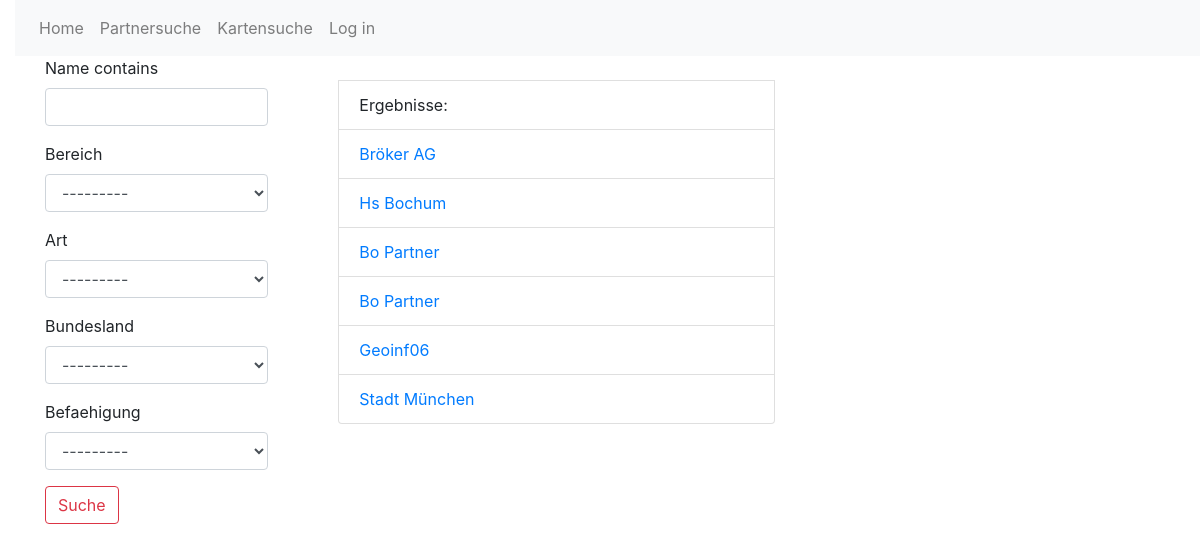
Page /firmen_gefiltert/ on the committed database.
### crm/models.py (models this page shows, shortened)
class Firma(models.Model):
    LISTE_BUNDESLAND = (
            ('BB', 'Brandenburg'),
            ('BE', 'Berlin'),
            ('BW', 'Baden-Wuerttemberg'),
            ('BY', 'Bayern'),
            ('HB', 'Bremen'),
            ('HE', 'Hessen'),
            ('HH', 'Hamburg'),
            ('MV', 'Mecklenburg-Vorpommern'),
            ('NI', 'Niedersachsen'),
            ('NW', 'Nordrhein-Westfalen'),
            ('RP', 'Rheinland-Pfalz'),
            ('SH', 'Schleswig-Holstein'),
            ('SL', 'Saarland'),
            ('SN', 'Sachsen'),
            ('ST', 'Sachsen-Anhalt'),
            ('TH', 'Thueringen'),
    )
    LISTE_ART = (
            ('Behoerde','Behoerde'),
            ('Firma','Firma'),
            ('Institut', 'Institut'),
            ('Verband', 'Verband')
    )
    LISTE_BEFAEHIGUNG = (
            ('Bacherlorarbeit', 'Bacherlorarbeit'),
            ('Masterarbeit', 'Masterarbeit'),
            ('Praktikum', 'Praktikum'),
            ('Exkursion', 'Exkursion')
    )
    LISTE_BEREICH = (
            ('Agrarwirtschaft','Agrarwirtschaft'),
            ('CAD','CAD'),
            ('Geo- und Landschaftsökologie','Geo- & Landschaftsökologie'),
            ('Geodäse und Vermessung','Geodäse und Vermessung'),
            ('Geodaten','Geodaten'),
            ('Geographie','Geographie'),
            ('Geoinformatik','Geoinformatik'),
            ('Geologie','Geologie'),
            ('Geomarketing','Geomarketing'),
            ('Geophysik','Geophysik'),
            ('Geowissenschaften','Geowissenschaften'),
            ('GIS','GIS'),
            ('GIS-Applikation','GIS-Applikation'),
            ('Hydrologie und Wasserbau','Hydrologie und Wasserbau'),
            ('Kartographie und Visualisierung','Kartographie und Visualisierung'),
            ('Meteorologie','Meteorologie'),
            ('Navigation und Telematik','Navigation und Telematik'),
            ('Photogrammetrie','Photogrammetrie'),
            ('Planung','Planung'),
            ('Raumordnung','Raumordnung'),
            ('Software-Entwicklung','Software-Entwicklung'),
            ('Umwelt- und Naturschutz','Umwelt- und Naturschutz'),
            ('Verkehr','Verkehr'),
            ('Vermessung','Vermessung')
    )
    name = models.CharField(max_length=100, blank=False)
    art = models.CharField(max_length=50, choices=LISTE_ART, null=True)
    freie_beschreibung = models.TextField(null=True, blank=True)
    strasse = models.CharField(max_length=100, blank=False)
    hausnummer = models.IntegerField(blank=False)
    hausnummerzusatz = models.CharField(max_length=10, null=True, blank=True)
    plz = models.IntegerField(blank=False)
    ort = models.CharField(max_length=50, blank=False)
    bundesland = models.CharField(max_length=2, blank=False, choices=LISTE_BUNDESLAND)
    land = models.CharField(max_length=50, blank=False)
    xKoordinate = models.FloatField(null=True, blank=True)
    yKoordinate = models.FloatField(null=True, blank=True)
    bereich = MultiSelectField(max_length=200, choices=LISTE_BEREICH, null=True, blank=True)
    befaehigung =  MultiSelectField(max_length=200, choices=LISTE_BEFAEHIGUNG, null=True, blank=True)
    class Meta:
        verbose_name_plural = "Firmen"

### crm/views.py (the view)
# urls.py: url(r'^firmen_gefiltert/$', views.firmen_gefiltert, name='firmen_gefiltert'),
def firmen_gefiltert(request):
    firmen_liste = Firma.objects.all()
    firmen_filter = Filter_Bereich(request.GET,queryset=firmen_liste)
    return render(request, 'bopartner/firmen_gefiltert.html', {'filter': firmen_filter})

### crm/templates/bopartner/firmen_gefiltert.html
{% extends 'bopartner/base.html' %}
{% load crispy_forms_tags %}
{% block content %}
<div class="container">
    <div class="row">
      <div class="col-4">
        <form method="get">
            {{ filter.form|crispy}}
          <button type="submit" class="btn btn-outline-danger btn-md">Suche</button>
        </form>
      </div>
      <div class="col-8">
          <ul>
            <br>
            <li class="list-group-item">Ergebnisse:</li>
            {% for firma in filter.qs %}
            <li class="list-group-item"><a href="{% url 'firma_detail' pk=firma.pk %}">{{ firma.name }}</a></li>
            {% endfor %}
          </ul>
      </div>
    </div>
  </div>
{% endblock %}

### crm/static/css/bopartner.css (style rules this page uses)
body { padding-left: 15px; }

### rows in the picture
Firma: name "Bröker AG"
Firma: name "Hs Bochum"
Firma: name "Bo Partner"
Firma: name "Bo Partner"
Firma: name "Geoinf06"
Firma: name "Stadt München"
